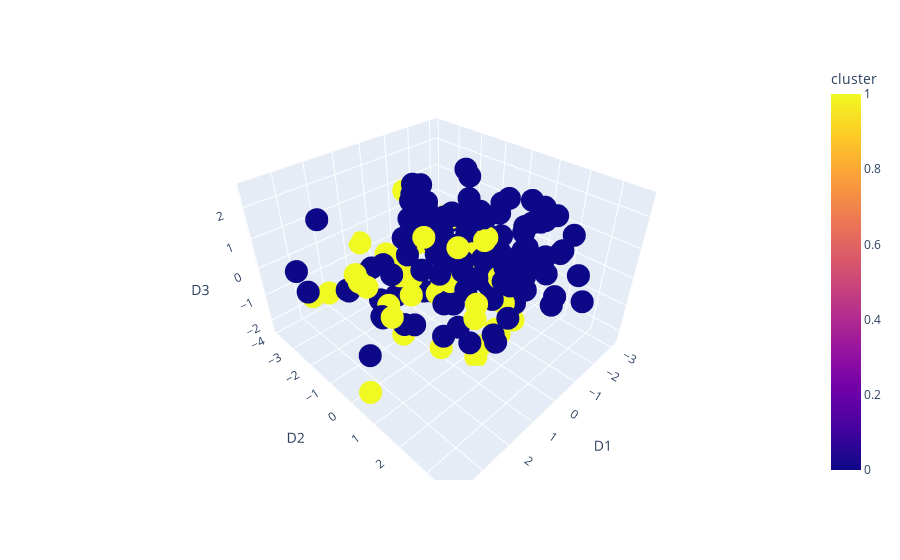

Notebook cell for this chart:
### Code cell
import pandas as pd
import numpy as np
from sklearn.cluster import AgglomerativeClustering
from sklearn.metrics import silhouette_score, calinski_harabasz_score
from sklearn.preprocessing import StandardScaler
import plotly.express as px

data = pd.read_csv("Dime_allMoves_08_23.csv")

# Split the data into train and test sets
train_data = data[data["Move"] == 0].drop(["Move", "subID", "SelfRank"], axis=1)
test_data = data[data["Move"] == 1].drop(["Move", "subID", "SelfRank"], axis=1)

# Normalize the data
scaler = StandardScaler()
train_data_norm = scaler.fit_transform(train_data)

# Apply Agglomerative Clustering
n_clusters = range(2, 10)
models = []
scores = {"silhouette": [], "calinski_harabasz": []}
for n in n_clusters:
    model = AgglomerativeClustering(n_clusters=n, linkage="ward")
    y_pred = model.fit_predict(train_data_norm)
    models.append(model)
    silhouette = silhouette_score(train_data_norm, y_pred)
    calinski = calinski_harabasz_score(train_data_norm, y_pred)
    scores["silhouette"].append(silhouette)
    scores["calinski_harabasz"].append(calinski)

# Choose the best model based on the scores
best_model_idx = np.argmax(scores["silhouette"])
best_model = models[best_model_idx]
print("Best number of clusters:", n_clusters[best_model_idx])
print("Silhouette score:", scores["silhouette"][best_model_idx])
print("Calinski-Harabasz score:", scores["calinski_harabasz"][best_model_idx])

# Analyze the relationship between Dimension values and Fqgen for each cluster
train_data["cluster"] = best_model.labels_
cluster_means = train_data.groupby("cluster").mean()
print(cluster_means)

# 3D interactive plot
fig = px.scatter_3d(train_data, x="D1", y="D2", z="D3", color="cluster")
fig.show()

### Figure 1 — Plotly figure (JSON) as saved in the notebook; plotly's stock layout.template omitted (floating-point values rounded to 4 significant figures; data arrays with more than 128 entries replaced by an {"elided": "..."} marker saying what was removed)
{"data": [{"hovertemplate": "D1=%{x}<br>D2=%{y}<br>D3=%{z}<br>cluster=%{marker.color}<extra></extra>", "legendgroup": "", "marker": {"color": {"elided": "180 int values"}, "coloraxis": "coloraxis", "symbol": "circle"}, "mode": "markers", "name": "", "scene": "scene", "showlegend": false, "type": "scatter3d", "x": {"elided": "180 float values"}, "y": {"elided": "180 float values"}, "z": {"elided": "180 float values"}}], "layout": {"coloraxis": {"colorbar": {"title": {"text": "cluster"}}, "colorscale": [[0, "#0d0887"], [0.1111, "#46039f"], [0.2222, "#7201a8"], [0.3333, "#9c179e"], [0.4444, "#bd3786"], [0.5556, "#d8576b"], [0.6667, "#ed7953"], [0.7778, "#fb9f3a"], [0.8889, "#fdca26"], [1, "#f0f921"]]}, "legend": {"tracegroupgap": 0}, "margin": {"t": 60}, "scene": {"domain": {"x": [0, 1], "y": [0, 1]}, "xaxis": {"title": {"text": "D1"}}, "yaxis": {"title": {"text": "D2"}}, "zaxis": {"title": {"text": "D3"}}}}}
